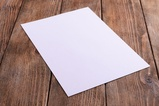
#> input picture raw_dataset/img5.jpg, 159 x 106 px, shrunk from 540 x 360 before the run
$ jupyter execute braille_preprocessing.ipynb
#> lines starting #> are read from the running program, lines starting #| are printed output that depends on the picture; after the words box and inside, x2 and y2 are one past the last pixel; in counts of white or black regions, pixels touching at a corner belong together
[cell 1]
import cv2
import numpy as np
import matplotlib.pyplot as plt

[cell 2]
def display_image(title, image, cmap='gray'):
    plt.figure(figsize=(10, 8))
    plt.title(title)
    plt.imshow(image, cmap=cmap)
    plt.axis('off')
    plt.show()

[cell 3]
# Step 1: Import and Preprocess the Image
img = cv2.imread('./raw_dataset/img5.jpg')
#> img is the input picture: shape (106, 159, 3); mean B, G, R 145.7, 147.9, 173.2
if img is None:
    raise FileNotFoundError(f"Image not found at {'./raw_dataset/img4.jpg'}")
image = img.copy()

gray = cv2.cvtColor(image, cv2.COLOR_BGR2GRAY)
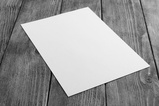
#> gray: shape (106, 159); min 3, max 249, mean 155.2

# Display Original and Grayscale Image
display_image("Original Image", image, cmap='viridis')
display_image("Grayscale Image", gray)

[cell 4]
# Noise Reduction
smoothed = cv2.GaussianBlur(gray, (5, 5), 0)
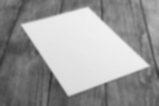
#> smoothed: shape (106, 159); min 52, max 240, mean 155.2
display_image("Smoothed Image", smoothed)

[cell 5]
# Adaptive Histogram Equalization
clahe = cv2.createCLAHE(clipLimit=2.0, tileGridSize=(20, 20))
enhanced = clahe.apply(smoothed)
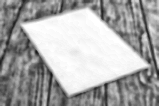
#> enhanced: shape (106, 159); min 23, max 255, mean 168.5
display_image("Contrast Enhanced Image", enhanced)

[cell 6]
# Step 2: Remove Non-Paper Regions

gray = cv2.bilateralFilter(gray, 20, 30, 30)
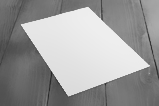
#> gray: shape (106, 159); min 36, max 239, mean 155.6
#gray = cv2.adaptiveThreshold(gray, 255, cv2.ADAPTIVE_THRESH_GAUSSIAN_C, cv2.THRESH_BINARY_INV, 11, 2)
edges = cv2.Canny(gray, 100, 150) # The thresholds 50 and 150 define how sensitive the edge detection is to gradients.
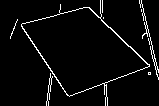
#> edges: shape (106, 159); 4.3% white in thin lines or dots
display_image("Edge Detection", edges)

contours, _ = cv2.findContours(edges, cv2.RETR_TREE, cv2.CHAIN_APPROX_SIMPLE)
#> contours = 18 contours, 15 with area under 20; largest, box (x1, y1, x2, y2) and area: (21, 0, 150, 106) 6272, (21, 7, 150, 97) 6170, (139, 0, 159, 80) 70
contours = sorted(contours, key=cv2.contourArea, reverse=True)[:1]
#> contours = 1 contour; box (x1, y1, x2, y2) and area: (21, 0, 150, 106) 6272
largest_contour = max(contours, key=cv2.contourArea)
#> largest_contour = contour of 188 points, box (x1, y1, x2, y2) (21, 0, 150, 106), area 6272

# Create a mask for the largest contour
mask = np.zeros_like(gray)
cv2.drawContours(mask, [largest_contour], -1, (255), thickness=cv2.FILLED)
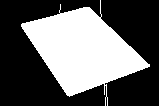
#> mask: shape (106, 159); 38.5% white; 1 white region, box (x1, y1, x2, y2) and area: (21, 0, 150, 106) 6481

display_image("Largest contour mask", cv2.cvtColor(mask, cv2.COLOR_BGR2RGB))

# Replace non-paper regions with white
paper_only = cv2.bitwise_and(image, image, mask=mask)
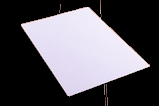
#> paper_only: shape (106, 159, 3); mean B, G, R 91.9, 85.5, 88.1
paper_only[np.where(mask == 0)] = [255, 255, 255]  # Set non-paper regions to white
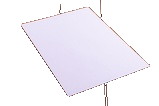
#> paper_only: shape (106, 159, 3); mean B, G, R 248.9, 242.4, 245

display_image("Paper with Non-Paper Regions Removed", cv2.cvtColor(paper_only, cv2.COLOR_BGR2RGB))

# Convert to grayscale again for further processing
gray_paper_only = cv2.cvtColor(paper_only, cv2.COLOR_BGR2GRAY)

[cell 7]
# Step 3: Deskew and Straighten Using Homography
epsilon = 0.02 * cv2.arcLength(largest_contour, True)
#> epsilon = 9.72
paper_approx = cv2.approxPolyDP(largest_contour, epsilon, True)
#> paper_approx = contour of 10 points, box (x1, y1, x2, y2) (21, 0, 150, 106), area 6344

# Sort the src_pts to ensure they are in the correct order
def order_points(pts):
    rect = np.zeros((4, 2), dtype="float32")
    s = pts.sum(axis=1)
    print(s)
    rect[0] = pts[np.argmin(s)]  # Top-left
    rect[2] = pts[np.argmax(s)]  # Bottom-right

    diff = np.diff(pts, axis=1)

    rect[1] = pts[np.argmin(diff)]  # Top-right
    rect[3] = pts[np.argmax(diff)]  # Bottom-left
    return rect

if len(paper_approx) == 4:
    # Define the source points (corners of the detected paper)
    src_pts = np.float32([paper_approx[i][0] for i in range(4)])

    src_pts = order_points(src_pts)

    # Compute the destination points (aligned rectangle)
    # Ensure the order of points matches (top-left, top-right, bottom-right, bottom-left)
    width = max(
        np.linalg.norm(src_pts[0] - src_pts[1]),  # Top edge
        np.linalg.norm(src_pts[2] - src_pts[3])   # Bottom edge
    )
    height = max(
        np.linalg.norm(src_pts[0] - src_pts[3]),  # Left edge
        np.linalg.norm(src_pts[1] - src_pts[2])   # Right edge
    )
    dst_pts = np.array([
        [0, 0],
        [width - 1, 0],
        [width - 1, height - 1],
        [0, height - 1]
    ], dtype="float32")

    # Compute the homography matrix
    h_matrix, _ = cv2.findHomography(src_pts, dst_pts)

    # Apply the homography transformation
    warped = cv2.warpPerspective(gray_paper_only, h_matrix, (int(width), int(height)))
else:
    warped = gray_paper_only

display_image("Warped Image Using Homography", warped)

[cell 8]
# Step 3: Segment the Braille Characters
binary = cv2.adaptiveThreshold(warped, 255, cv2.ADAPTIVE_THRESH_GAUSSIAN_C, cv2.THRESH_BINARY_INV, 11, 2)
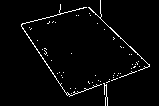
#> binary: shape (106, 159); 2.8% white in thin lines or dots, all inside (x1, y1, x2, y2) = (21, 0, 150, 106)
display_image("Binary Image", binary)

[cell 9]
dot_contours, _ = cv2.findContours(binary, cv2.RETR_EXTERNAL, cv2.CHAIN_APPROX_SIMPLE)
#> dot_contours = 56 contours, 54 with area under 20; largest, box (x1, y1, x2, y2) and area: (21, 4, 102, 97) 26, (88, 0, 150, 71) 24

# Filter and Display Contours
output = warped.copy()
min_width, min_height = 10, 10  # Adjust based on Braille dot size
cropped_images = []

for contour in dot_contours:
    x, y, w, h = cv2.boundingRect(contour)
    if w > min_width and h > min_height:
        cv2.rectangle(output, (x, y), (x + w, y + h), (255, 0, 0), 2)
        cropped = warped[y:y + h, x:x + w]
        cropped_images.append(cropped)
#> this loop made 56 passes
#> (x, y, w, h) on passes 1, 2, 3, 4, 5, 6, 7, 9, 10, 11, 12, 13: (71, 93, 1, 1), (75, 88, 1, 1), (70, 88, 1, 1), (103, 83, 5, 23), (92, 82, 1, 1), (106, 81, 4, 2), (100, 81, 1, 1), (98, 80, 1, 1), (109, 79, 1, 1), (111, 78, 7, 3), (113, 77, 1, 1), (62, 77, 1, 1)
#> (contour, x, y, w, h) on passes 8, 27, 30, 39, 41, 43: ([[88, 81], [88, 82], [89, 83], [88, 82]], 88, 81, 2, 3), ([[134, 66], [133, 67], [134, 67], [135, 66]], 133, 66, 3, 2), ([[136, 62], [137, 63], [137, 64], [137, 63]], 136, 62, 2, 3), ([[44, 48], [45, 48], [46, 49], [45, 48]], 44, 48, 3, 2), ([[120, 46], [121, 47]], 120, 46, 2, 2), ([[113, 37], [114, 38], [113, 39], [114, 38]], 113, 37, 2, 3)
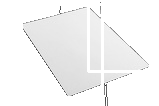
#> output: shape (106, 159); min 35, max 255, mean 244.9
#> after the loop, cropped_images = 2 items

# Display the image with bounding boxes
display_image("Bounding Boxes", output)
